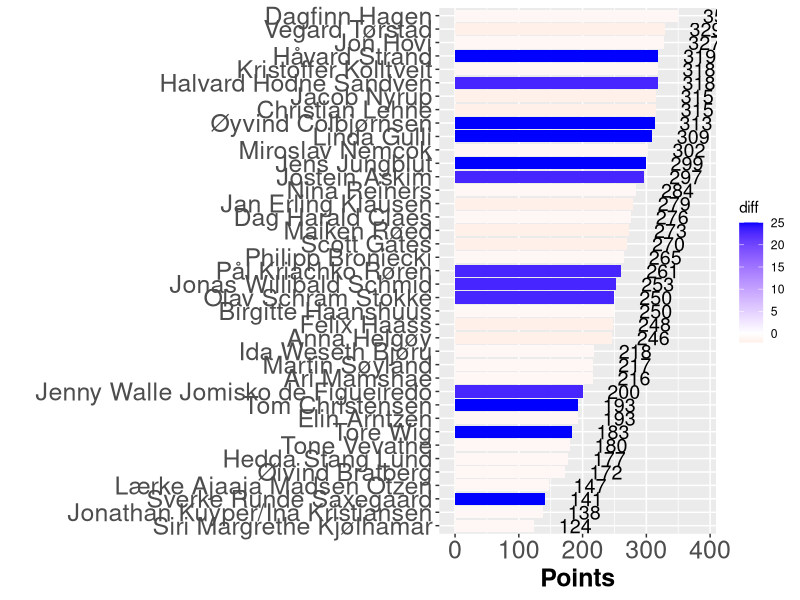

Generate this figure with R:
## ---- chunk 1

library(tidyverse)
library(igraph)
library(readxl)
library(knitr)

knitr::opts_chunk$set(out.width = "100%")

## ---- chunk 2
#| warning: false

invisible(capture.output(Sys.setlocale()))
nettverk <- readr::read_delim("res22.csv", delim=";", col_names = FALSE, locale = locale(encoding = "UTF-8"))
leaderboard <- tibble::as_tibble(nettverk)

leaderboard <- leaderboard %>% arrange_at(ncol(.), desc)

hbar<-leaderboard 
hbar$diff <- hbar$X23-hbar$X22

ggplot(hbar, aes(x=reorder(X1, X23), y=X23, fill = diff )) + 
    geom_bar(stat = 'identity') + 
    scale_y_continuous(limits = c(-5, 390)) +
    coord_flip() + 
    scale_fill_gradient2(low = "red", high="blue") +
    geom_text(aes(label = X23), hjust=-0.75, size = 5 ) + 
    ylab("Points") +
    xlab(" ") +
    theme(axis.text=element_text(size=18), axis.title=element_text(size=18,face="bold"))
## ---- chunk 3
